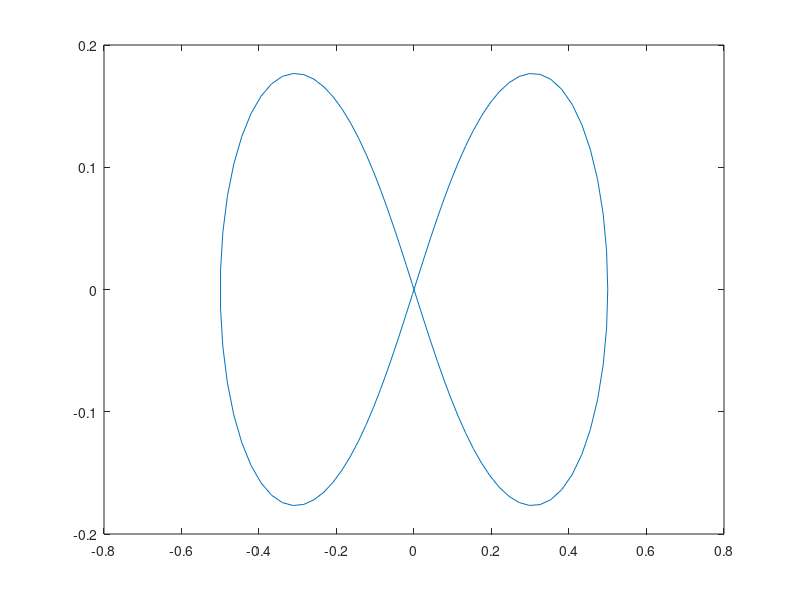

Reproduce this figure in MATLAB.
t = linspace(0, 2*pi, 100);

x = (sqrt(2).*cos(t))./(sin(t).^2+1)
y = (sqrt(2).*cos(t).*sin(t))./(sin(t).^2+1)

A = 0.5/max(x);
x = A*x;
y = A*y;
plot(x,y)